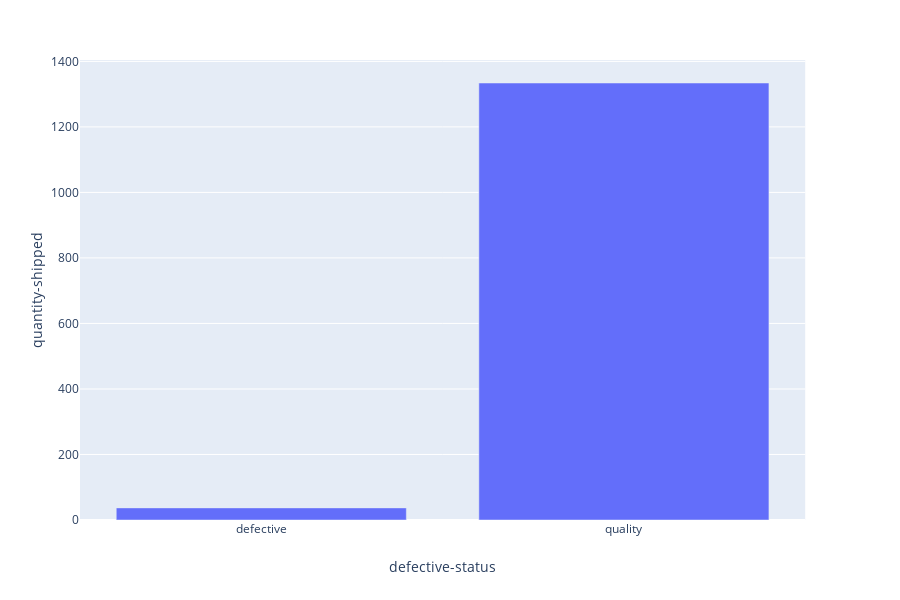

The notebook cell this image was saved under:
### Markdown cell above
### Use plotly to visualize defective vs. quality

### Code cell
fig = px.bar(order_status_counts, x='defective-status', y='quantity-shipped')
fig.show()

### Figure 1 — Plotly figure (JSON) as saved in the notebook; plotly's stock layout.template omitted (floating-point values rounded to 4 significant figures)
{"data": [{"alignmentgroup": "True", "hoverlabel": {"namelength": 0}, "hovertemplate": "defective-status=%{x}<br>quantity-shipped=%{y}", "legendgroup": "", "marker": {"color": "#636efa"}, "name": "", "offsetgroup": "", "orientation": "v", "showlegend": false, "textposition": "auto", "type": "bar", "x": ["defective", "quality"], "xaxis": "x", "y": [37, 1334], "yaxis": "y"}], "layout": {"barmode": "relative", "height": 600, "legend": {"tracegroupgap": 0}, "margin": {"t": 60}, "xaxis": {"anchor": "y", "domain": [0, 0.98], "title": {"text": "defective-status"}}, "yaxis": {"anchor": "x", "domain": [0, 1], "title": {"text": "quantity-shipped"}}}}
